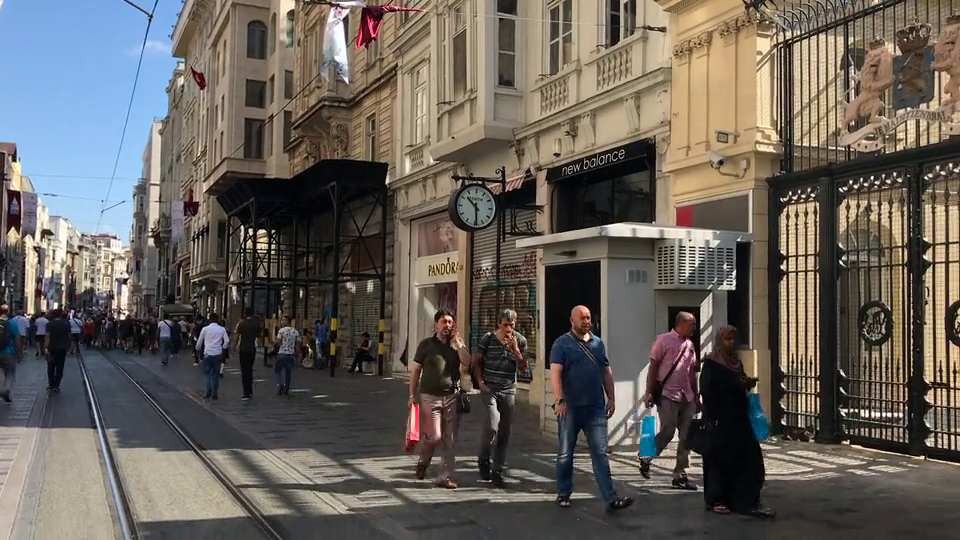
#> input picture frame 44 of img/pedestrians.mp4, 960 x 540 px
$ python test.py
#> lines starting #> are read from the running program, lines starting #| are printed output that depends on the picture; after the words box and inside, x2 and y2 are one past the last pixel; in counts of white or black regions, pixels touching at a corner belong together
# Author: Addison Sears-Collins
# https://automaticaddison.com
# Description: Detect pedestrians in a video using the
#   Histogram of Oriented Gradients (HOG) method

import cv2 # Import the OpenCV library to enable computer vision
import numpy as np # Import the NumPy scientific computing library
from imutils.object_detection import non_max_suppression # Handle overlapping

# Make sure the video file is in the same directory as your code
filename = 'img/pedestrians.mp4'
file_size = (1920,1080) # Assumes 1920x1080 mp4
scale_ratio = 1 # Option to scale to fraction of original size.

# We want to save the output to a video file
output_filename = 'pedestrians_on_street.mp4'
output_frames_per_second = 20.0

def main():

  # Create a HOGDescriptor object
  hog = cv2.HOGDescriptor()

  # Initialize the People Detector
  hog.setSVMDetector(cv2.HOGDescriptor_getDefaultPeopleDetector())

  # Load a video
  cap = cv2.VideoCapture(filename)

  # Create a VideoWriter object so we can save the video output
  fourcc = cv2.VideoWriter_fourcc(*'mp4v')
  result = cv2.VideoWriter(output_filename,
                           fourcc,
                           output_frames_per_second,
                           file_size)

  # Process the video
  while cap.isOpened():

    # Capture one frame at a time
    success, frame = cap.read()
#> frame is the input picture: shape (540, 960, 3); mean B, G, R 90.6, 96.9, 102.7

    # Do we have a video frame? If true, proceed.
    if success:

        # Resize the frame
      width = int(frame.shape[1] * scale_ratio)
#> width = 960
      height = int(frame.shape[0] * scale_ratio)
#> height = 540
      frame = cv2.resize(frame, (width, height))

      # Store the original frame
      orig_frame = frame.copy()

      # Detect people
      # image: a single frame from the video
      # winStride: step size in x and y direction of the sliding window
      # padding: no. of pixels in x and y direction for padding of
      # sliding window
      # scale: Detection window size increase coefficient
      # bounding_boxes: Location of detected people
      # weights: Weight scores of detected people
      # Tweak these parameters for better results
      (bounding_boxes, _) = hog.detectMultiScale(frame,
                                                       winStride=(4, 4),
                                                       padding=(4, 4),
                                                       scale=1.09)
#> bounding_boxes = [[26, 288, 64, 128], [176, 285, 71, 142], [217, 290, 66, 132], [252, 292, 65, 130], [381, 287, 111, 222], [620, 290, 110, 220], [523, 286, 117, 234], [438, 277, 119, 239]]


      # Draw bounding boxes on the frame
      for (x, y, w, h) in bounding_boxes:
            cv2.rectangle(orig_frame,
            (x, y),
            (x + w, y + h),
            (0, 0, 255),
             2)
#> this loop made 8 passes
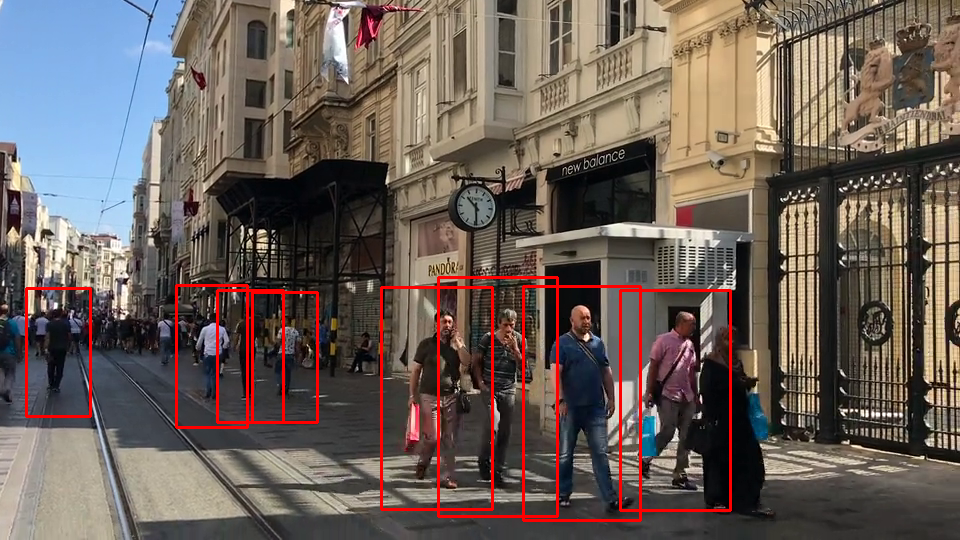
#> orig_frame: shape (540, 960, 3); 2.46% of pixels changed, all inside (x1, y1, x2, y2) = (25, 276, 732, 522)

      # Get rid of overlapping bounding boxes
      # You can tweak the overlapThresh value for better results
      bounding_boxes = np.array([[x, y, x + w, y + h] for (
                                x, y, w, h) in bounding_boxes])
#> bounding_boxes = [[26, 288, 90, 416], [176, 285, 247, 427], [217, 290, 283, 422], [252, 292, 317, 422], [381, 287, 492, 509], [620, 290, 730, 510], [523, 286, 640, 520], [438, 277, 557, 516]]

      selection = non_max_suppression(bounding_boxes,
                                      probs=None,
                                      overlapThresh=0.45)
#> selection = [[523, 286, 640, 520], [438, 277, 557, 516], [620, 290, 730, 510], [176, 285, 247, 427], [252, 292, 317, 422], [26, 288, 90, 416]]

      # draw the final bounding boxes
      for (x1, y1, x2, y2) in selection:
        cv2.rectangle(frame,
                     (x1, y1),
                     (x2, y2),
                     (0, 255, 0),
                      4)
#> this loop made 6 passes
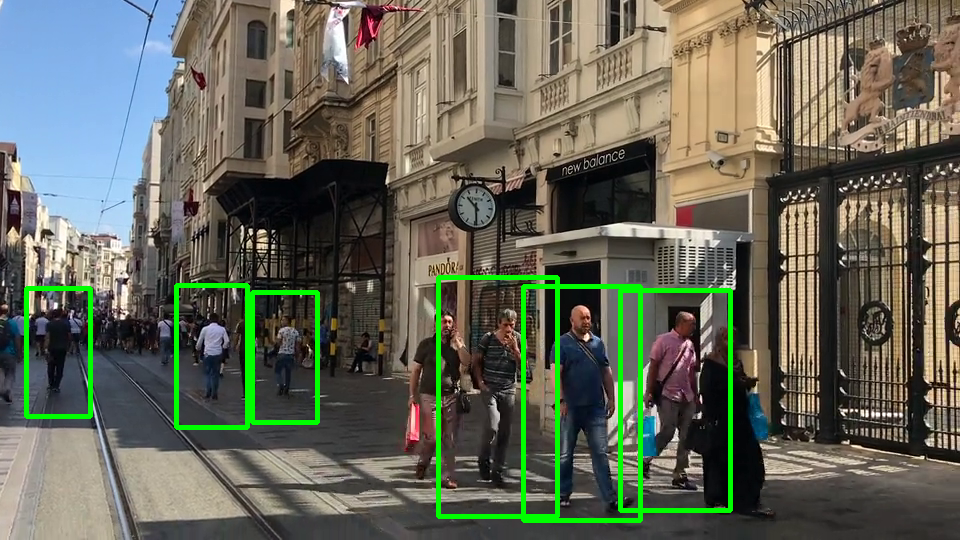
#> frame: shape (540, 960, 3); 3.12% of pixels changed, all inside (x1, y1, x2, y2) = (24, 275, 733, 523)

      # Write the frame to the output video file
      result.write(frame)

      # Display the frame
      cv2.imshow("Frame", frame)

      # Display frame for X milliseconds and check if q key is pressed
      # q == quit
      if cv2.waitKey(25) & 0xFF == ord('q'):
#> (key q is pressed here)
        break

    # No more video frames left
    else:
      break

  # Stop when the video is finished
  cap.release()

  # Release the video recording
  result.release()

  # Close all windows
  cv2.destroyAllWindows()

main()

$ run again, starting later in the video
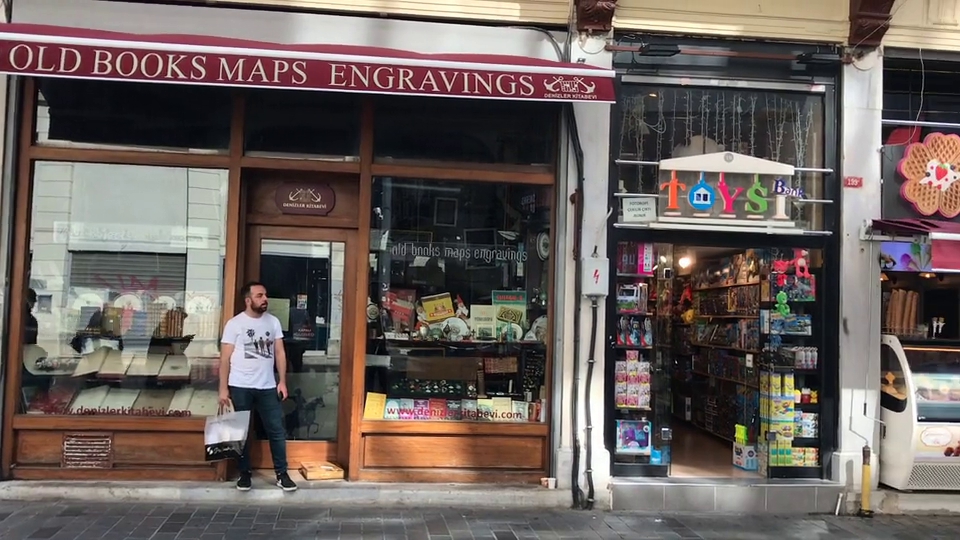
#> input picture frame 199 of img/pedestrians.mp4, 960 x 540 px
#> in main, frame is the input picture: shape (540, 960, 3); mean B, G, R 92.7, 97, 107.6
#> in main, `(bounding_boxes, _) = hog.detectMultiScale(frame, winStride=(4, 4), pa..`: bounding_boxes = [[193, 263, 128, 256]]
#> the loop in main, `for (x, y, w, h) in bounding_boxes:` made 1 pass
#> after the loop in main, `for (x, y, w, h) in bounding_boxes:`:
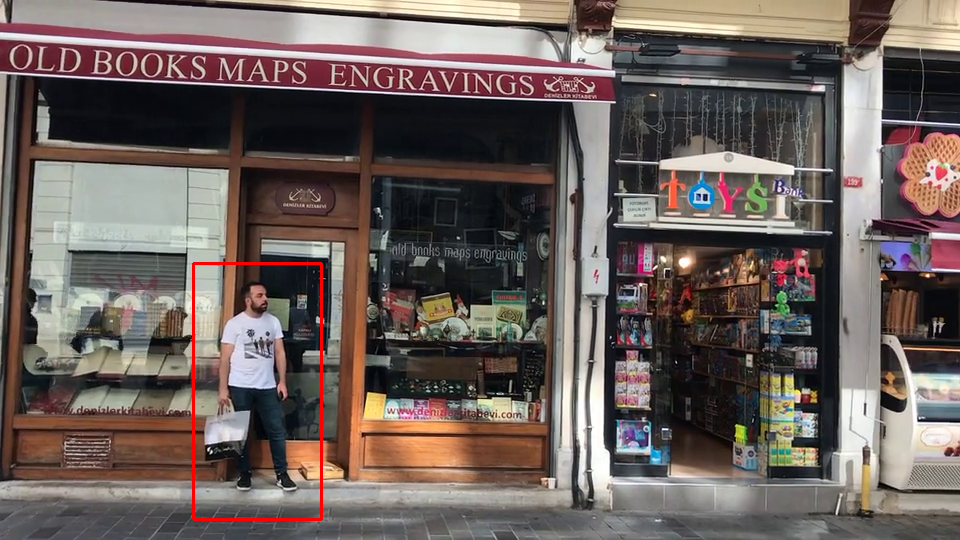
#> orig_frame: shape (540, 960, 3); 0.44% of pixels changed, all inside (x1, y1, x2, y2) = (192, 262, 323, 521)
#> in main, `bounding_boxes = np.array([[x, y, x + w, y + h] for ( x, y, w, h) in b..`: bounding_boxes = [[193, 263, 321, 519]]
#> the loop in main, `for (x1, y1, x2, y2) in selection:` made 1 pass
#> after the loop in main, `for (x1, y1, x2, y2) in selection:`:
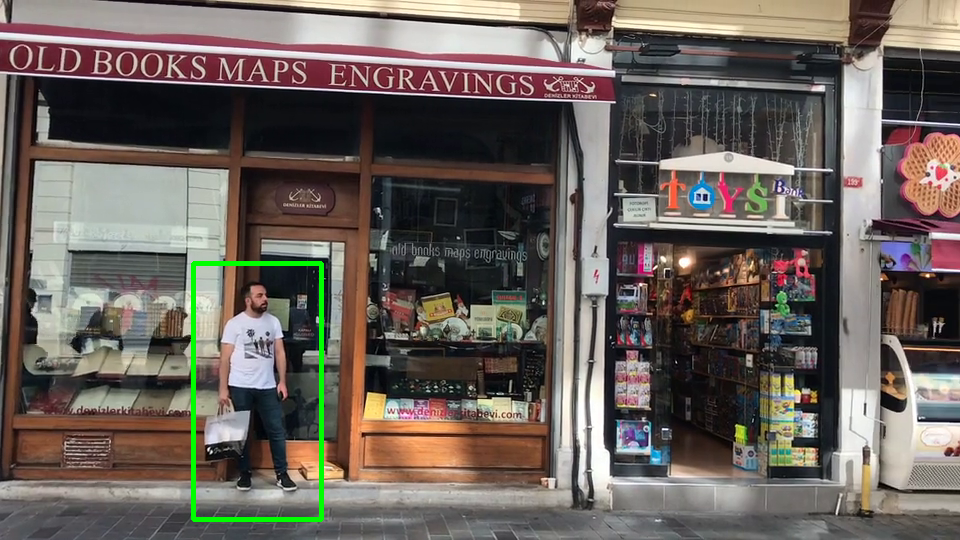
#> frame: shape (540, 960, 3); 0.74% of pixels changed, all inside (x1, y1, x2, y2) = (191, 261, 324, 522)

$ run again, starting later in the video
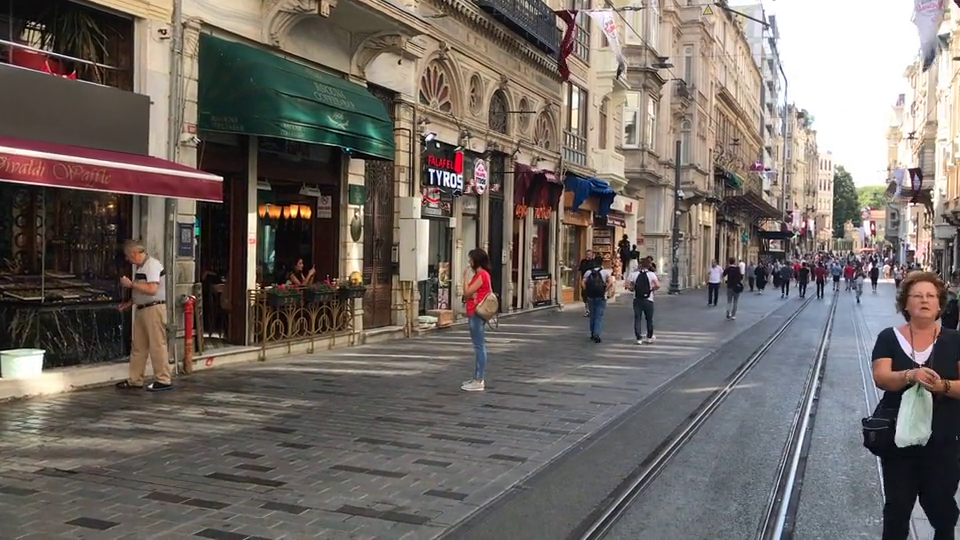
#> input picture frame 354 of img/pedestrians.mp4, 960 x 540 px
#> in main, frame is the input picture: shape (540, 960, 3); mean B, G, R 100.9, 106.2, 114.1
#> in main, `(bounding_boxes, _) = hog.detectMultiScale(frame, winStride=(4, 4), pa..`: bounding_boxes = [[646, 173, 71, 142], [561, 230, 69, 138], [609, 228, 69, 139], [440, 240, 81, 163], [834, 221, 93, 187], [97, 219, 100, 200], [578, 121, 136, 272]]
#> the loop in main, `for (x, y, w, h) in bounding_boxes:` made 7 passes
#> after the loop in main, `for (x, y, w, h) in bounding_boxes:`:
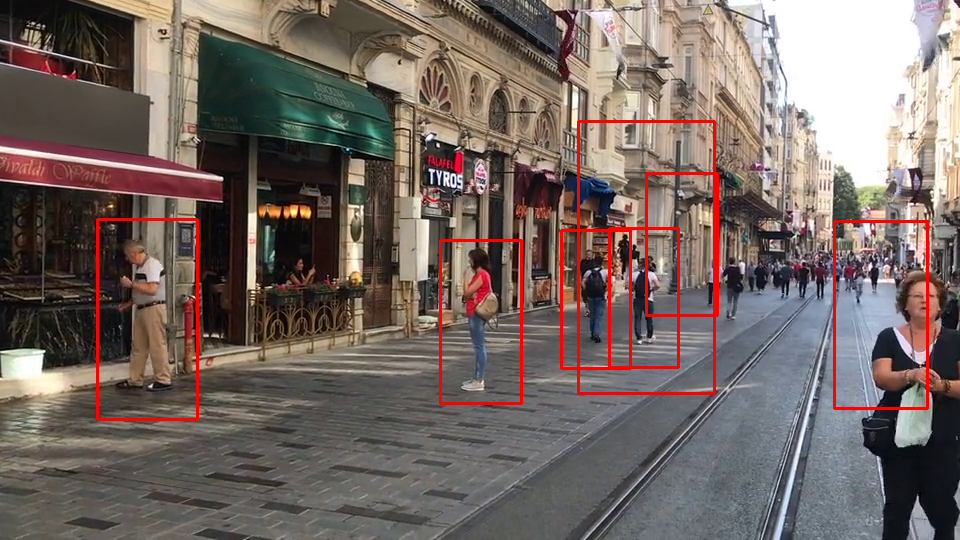
#> orig_frame: shape (540, 960, 3); 2.12% of pixels changed, all inside (x1, y1, x2, y2) = (96, 120, 929, 421)
#> in main, `bounding_boxes = np.array([[x, y, x + w, y + h] for ( x, y, w, h) in b..`: bounding_boxes = [[646, 173, 717, 315], [561, 230, 630, 368], [609, 228, 678, 367], [440, 240, 521, 403], [834, 221, 927, 408], [97, 219, 197, 419], [578, 121, 714, 393]]
#> selection = [[97, 219, 197, 419], [834, 221, 927, 408], [440, 240, 521, 403], [578, 121, 714, 393]]
#> the loop in main, `for (x1, y1, x2, y2) in selection:` made 4 passes
#> after the loop in main, `for (x1, y1, x2, y2) in selection:`:
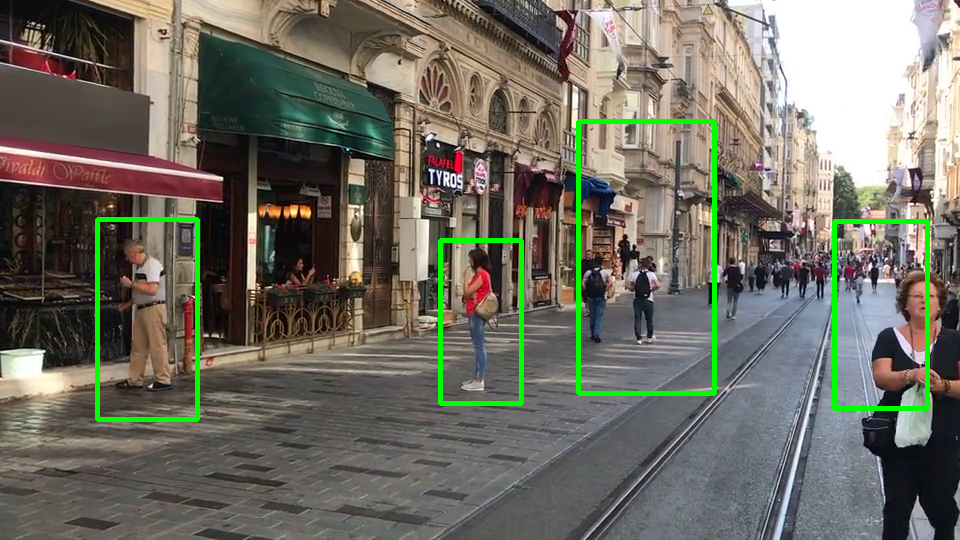
#> frame: shape (540, 960, 3); 2.37% of pixels changed, all inside (x1, y1, x2, y2) = (95, 119, 930, 422)
